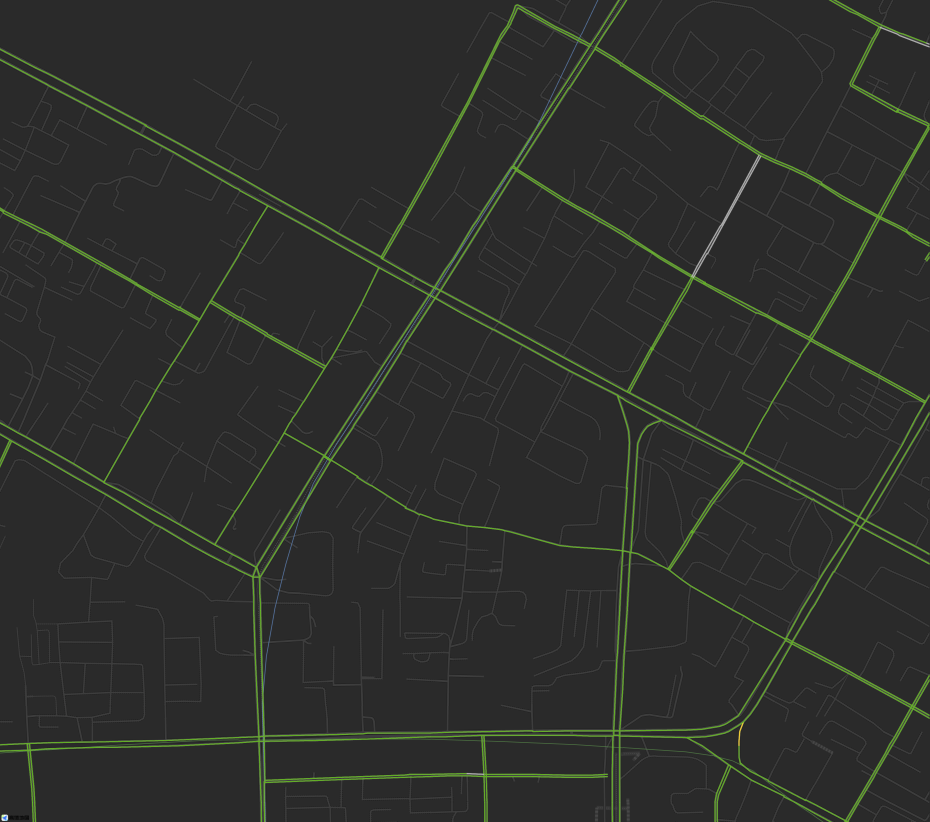
#> input picture 241119/001.png, 3719 x 3288 px, given in place of 001_resize.png, which was not available (shown at 1/4 size)
$ python siftmatch.py
#> lines starting #> are read from the running program, lines starting #| are printed output that depends on the picture; pictures that were not available may be replaced by others from this repository, and a replacement may not be noted
import cv2
import numpy as np


def sift_match_only_with_resize(image1_path, image2_path, output_path, max_matches=50):
#> called with image1_path = '241119/img_list/001_resize.png', image2_path = '241119/img_list/002_resize.png', output_path = '241119/img_list/sift_match_resize.png', max_matches = 50
    img001=cv2.imread(image1_path)
#> img001 is the input picture: shape (3288, 3719, 3); mean B, G, R 43.4, 46.7, 44.8
    img002=cv2.imread(image2_path)
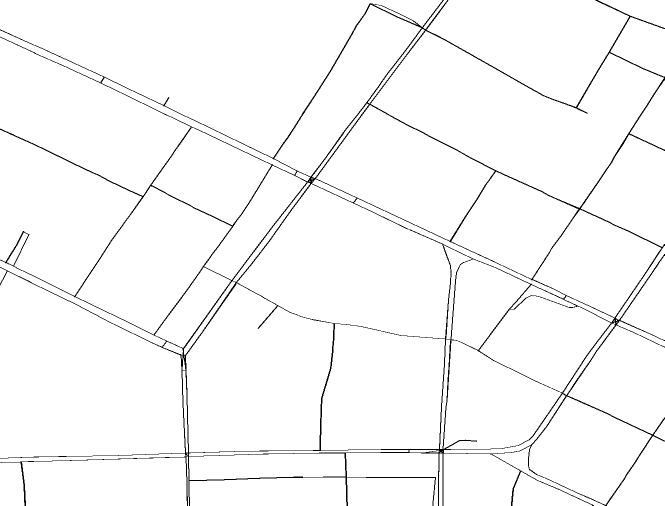
#> input picture 241119/002.png, 1329 x 1011 px, given in place of 002_resize.png, which was not available (shown at 1/2 size)
#> img002 is the input picture: shape (1011, 1329, 3); 97.5% white; black in thin lines or dots
    height1, width1 = img001.shape[:2]
#> height1 = 3288; width1 = 3719
    height2, width2 = img002.shape[:2]
#> height2 = 1011; width2 = 1329
    target_size =(max(height1, height2),max(width1, width2))
#> target_size = (3288, 3719)
    img001=cv2.resize(img001,target_size,interpolation=cv2.INTER_AREA)
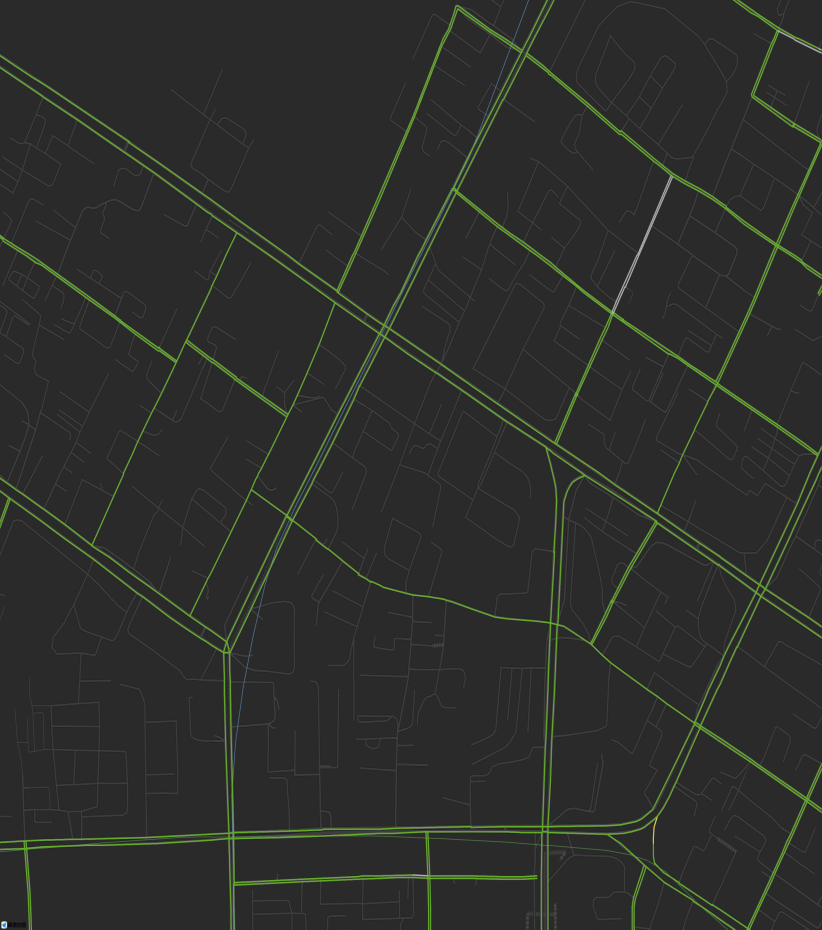
#> img001: shape (3719, 3288, 3) (shown at 1/4 size); mean B, G, R 43.4, 46.7, 44.8
    img002=cv2.resize(img002,target_size,interpolation=cv2.INTER_AREA)
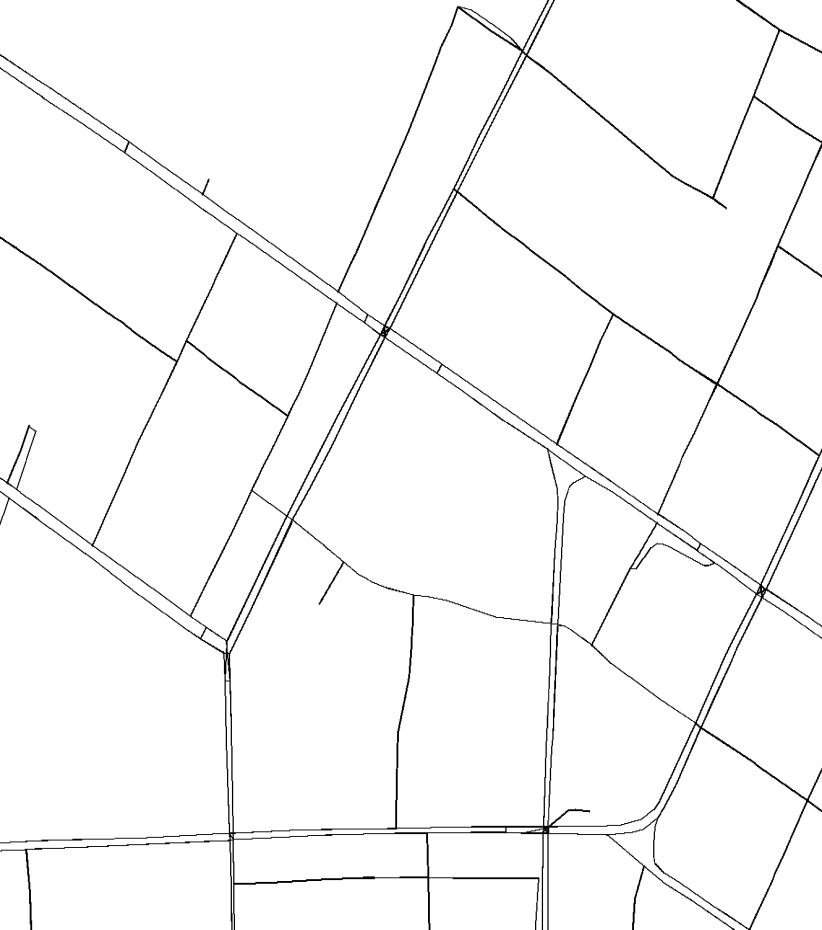
#> img002: shape (3719, 3288, 3) (shown at 1/4 size); min 0, max 255, mean 248.6

    if img001 is None or img002 is None:
        print("无法读取图像，请检查路径。")
        return
    gray001=cv2.cvtColor(img001,cv2.COLOR_BGR2GRAY)
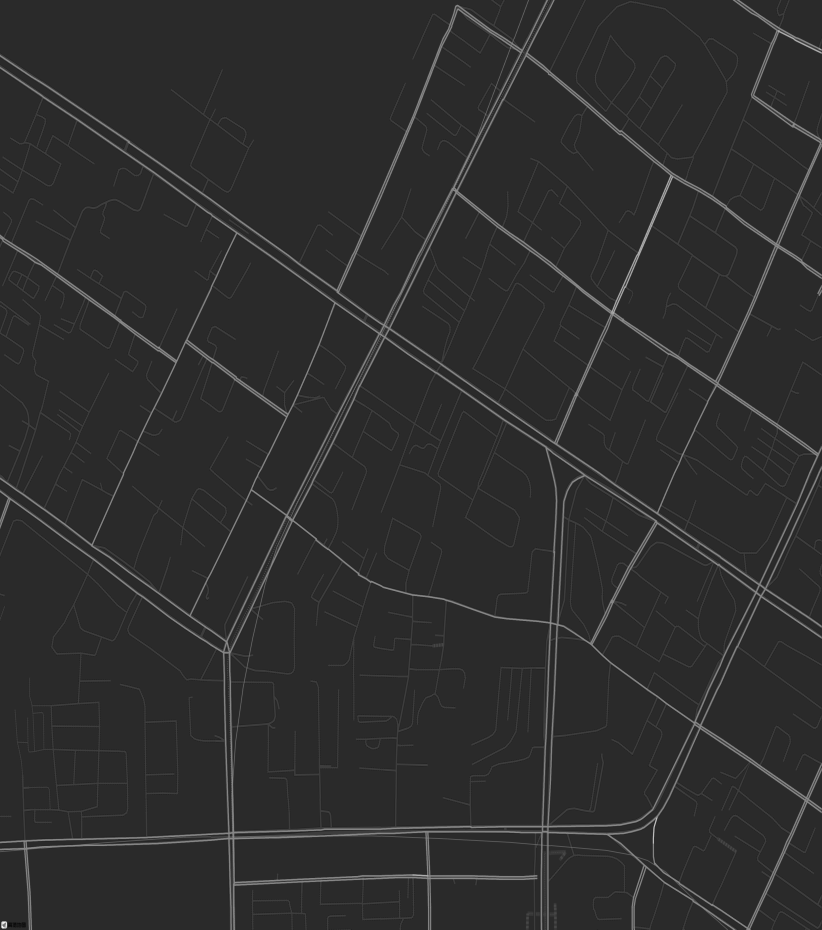
#> gray001: shape (3719, 3288) (shown at 1/4 size); min 0, max 255, mean 45.8
    gray002=cv2.cvtColor(img002,cv2.COLOR_BGR2GRAY)
    sift=cv2.SIFT_create()
#> (the run stopped early here; a loop or call above may not have finished)
